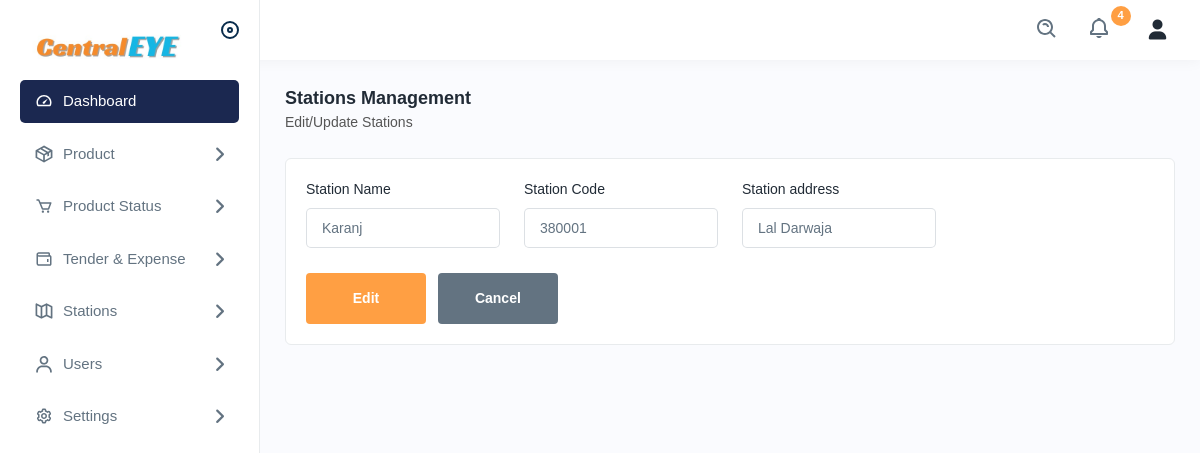
The app's page /editstation/1 with its own data.
### app/models.py (models this page shows, shortened)
class stationDetails(models.Model):
    station_id = models.IntegerField(primary_key=True)
    station_name = models.CharField(max_length=255)
    station_code = models.CharField(max_length=255)
    station_address = models.CharField(max_length=255)

### app/views.py (the view, shortened to what this page needs)
# urls.py: path('editstation/<int:id>',views.editstation, name='editstation'),
def editstation(request,id):
    station_id = stationDetails.objects.get(station_id=id)
    return render(request,'editstation.html',{'i': station_id})

### templates/editstation.html (shortened to what this page needs)
{% extends 'navbar.html' %}
{% load static %}
{% block body %}
<div class="main-wrapper">
    <div class="page-wrapper">
        <div class="content">
            <div class="page-header">
                <div class="page-title">
                    <h4>Stations Management</h4>
                    <h6>Edit/Update Stations</h6>
                </div>
            </div>
            <div class="card">
                <div class="card-body">
                    <form action="{% url 'editstation' i.station_id  %}" method="post">
                    <div class="row">
                        <div class="col-lg-3 col-sm-6 col-12">
                            <div class="form-group">
                                <label>Station Name</label>
                                <input type="text" name="station_name" value="{{i.station_name}}">
                            </div>
                        </div>
                        <div class="col-lg-3 col-sm-6 col-12">
                            <div class="form-group">
                                <label>Station Code</label>
                                <input type="text" name="station_code" value="{{i.station_code}}">
                            </div>
                        </div>
                        <div class="col-lg-3 col-sm-6 col-12">
                            <div class="form-group">
                                <label>Station address</label>
                                <input type="text" name="station_address" value="{{i.station_address}}">
                            </div>
                        </div>
                        <div class="col-lg-12">
                            <input type="submit" class="btn btn-submit me-2" data-dismiss="modal" value="Edit">
                            <a href="{% url 'stationlist' %}"><input type="submit" class="btn btn-cancel" value="Cancel"></a>
                        </div>
                    </div>
                </form>
                </div>
            </div>
        </div>
    </div>
</div>
{% endblock %}

### records on screen
stationDetails: station_name "Karanj", station_code "380001", station_address "Lal Darwaja"
